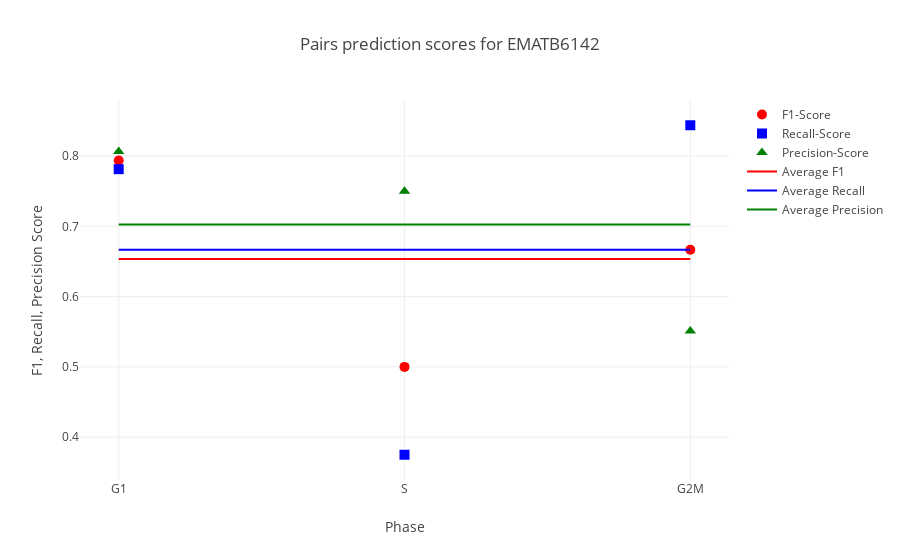
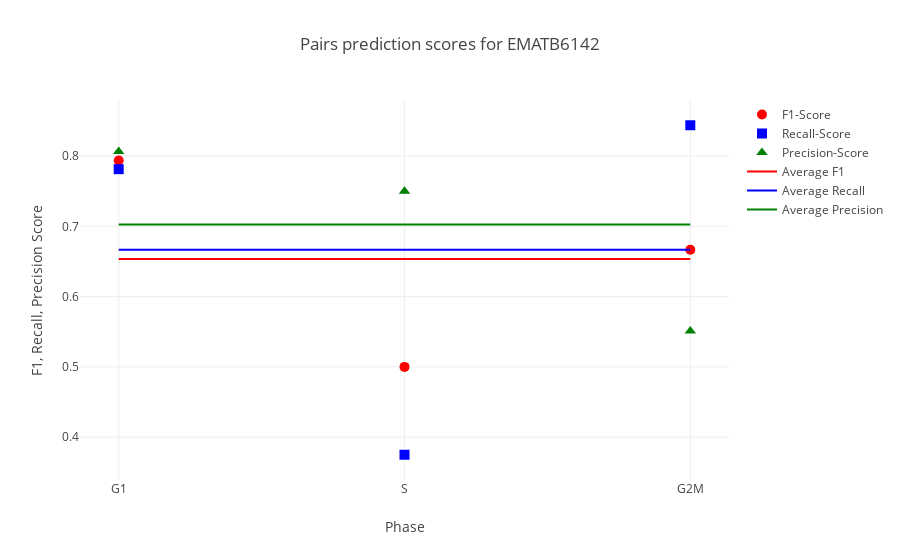

Notebook code cell kept with these figures, in order:
### Code cell
iplot(helper.plot_evaluation(*EMATB6142_evaluation, xaxis=["G1","S","G2M"], xaxislbl="Phase", average=True, title="Pairs prediction scores for EMATB6142"), image="svg")

### Figure 1 — Plotly figure (JSON) as saved in the notebook; plotly's stock layout.template omitted (floating-point values rounded to 4 significant figures)
{"data": [{"marker": {"color": "red", "size": 10, "symbol": "circle"}, "mode": "markers", "name": "F1-Score", "type": "scatter", "x": ["G1", "S", "G2M"], "y": [0.7937, 0.5, 0.6667]}, {"marker": {"color": "blue", "size": 10, "symbol": "square"}, "mode": "markers", "name": "Recall-Score", "type": "scatter", "x": ["G1", "S", "G2M"], "y": [0.7812, 0.375, 0.8438]}, {"marker": {"color": "green", "size": 10, "symbol": "triangle-up"}, "mode": "markers", "name": "Precision-Score", "type": "scatter", "x": ["G1", "S", "G2M"], "y": [0.8065, 0.75, 0.551]}, {"marker": {"color": "red", "size": 10}, "mode": "lines", "name": "Average F1", "type": "scatter", "x": ["G1", "S", "G2M"], "y": [0.6534, 0.6534, 0.6534]}, {"marker": {"color": "blue", "size": 10}, "mode": "lines", "name": "Average Recall", "type": "scatter", "x": ["G1", "S", "G2M"], "y": [0.6667, 0.6667, 0.6667]}, {"marker": {"color": "green", "size": 10}, "mode": "lines", "name": "Average Precision", "type": "scatter", "x": ["G1", "S", "G2M"], "y": [0.7025, 0.7025, 0.7025]}], "layout": {"title": "Pairs prediction scores for EMATB6142", "xaxis": {"title": "Phase"}, "yaxis": {"title": "F1, Recall, Precision Score"}}}

### Figure 2 — Plotly figure (JSON) as saved in the notebook; plotly's stock layout.template omitted (floating-point values rounded to 4 significant figures)
{"data": [{"marker": {"color": "red", "size": 10, "symbol": "circle"}, "mode": "markers", "name": "F1-Score", "type": "scatter", "x": ["G1", "S", "G2M"], "y": [0.7937, 0.5, 0.6667]}, {"marker": {"color": "blue", "size": 10, "symbol": "square"}, "mode": "markers", "name": "Recall-Score", "type": "scatter", "x": ["G1", "S", "G2M"], "y": [0.7812, 0.375, 0.8438]}, {"marker": {"color": "green", "size": 10, "symbol": "triangle-up"}, "mode": "markers", "name": "Precision-Score", "type": "scatter", "x": ["G1", "S", "G2M"], "y": [0.8065, 0.75, 0.551]}, {"marker": {"color": "red", "size": 10}, "mode": "lines", "name": "Average F1", "type": "scatter", "x": ["G1", "S", "G2M"], "y": [0.6534, 0.6534, 0.6534]}, {"marker": {"color": "blue", "size": 10}, "mode": "lines", "name": "Average Recall", "type": "scatter", "x": ["G1", "S", "G2M"], "y": [0.6667, 0.6667, 0.6667]}, {"marker": {"color": "green", "size": 10}, "mode": "lines", "name": "Average Precision", "type": "scatter", "x": ["G1", "S", "G2M"], "y": [0.7025, 0.7025, 0.7025]}], "layout": {"title": "Pairs prediction scores for EMATB6142", "xaxis": {"title": "Phase"}, "yaxis": {"title": "F1, Recall, Precision Score"}}}
